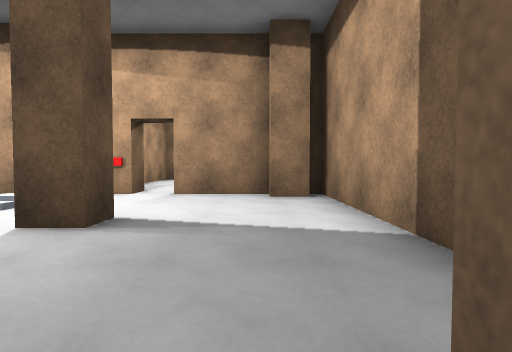
view 1 (above)

17 first-person views from a walk through a 3-D level made in the Godot game engine. The camera is 1.2 m above the floor, tilts 2° down and sees 80° across. The floor is counted in squares, 2 m on a side. Each view is taken from the middle of a square. On the plan, view 1 faces up. The plan holds only what a view shows up to about 9 squares ahead; the rest is blank. The place goes on beyond the plan. Characters and animated objects are left out. Surface patterns are stand-ins for the level's own textures.

view 2
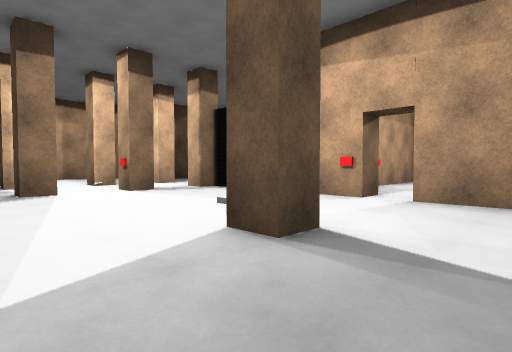

view 3
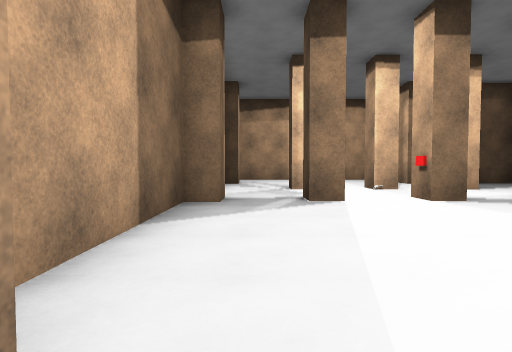

view 4
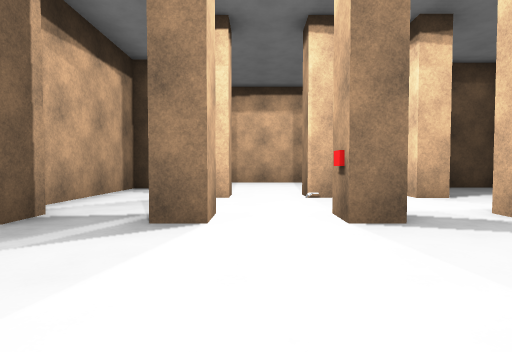

view 5
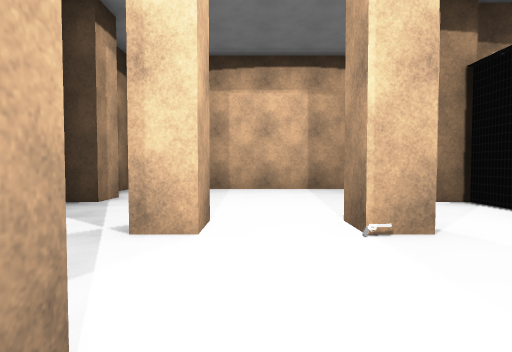

view 6
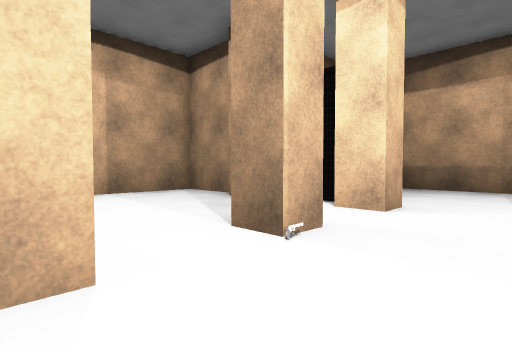

view 7
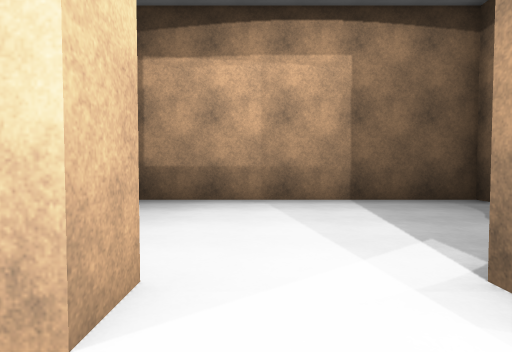

view 8
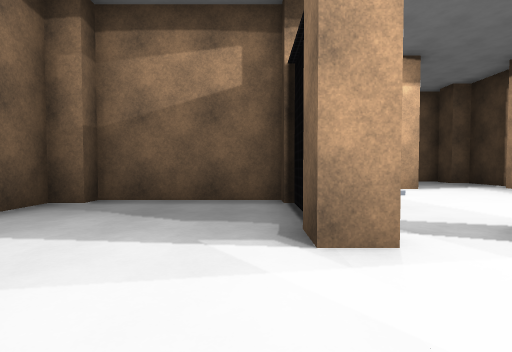

view 9
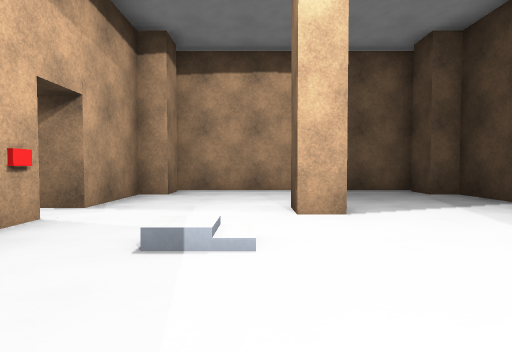

view 10
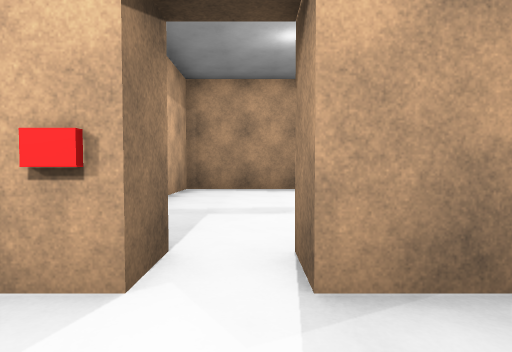

view 11
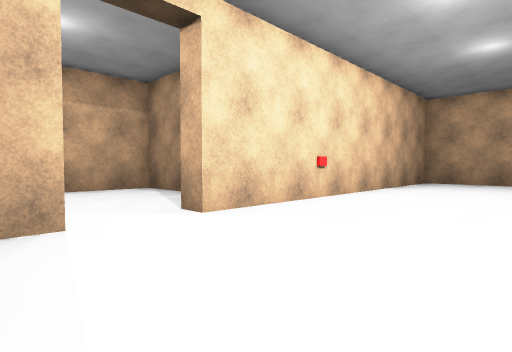

view 12
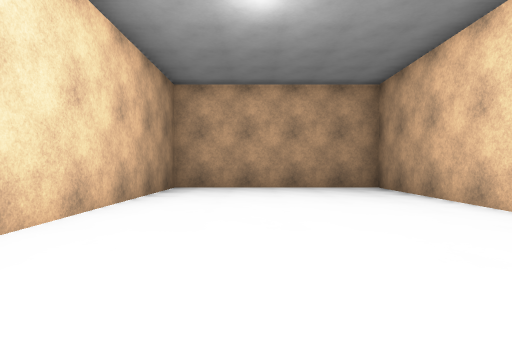

view 13
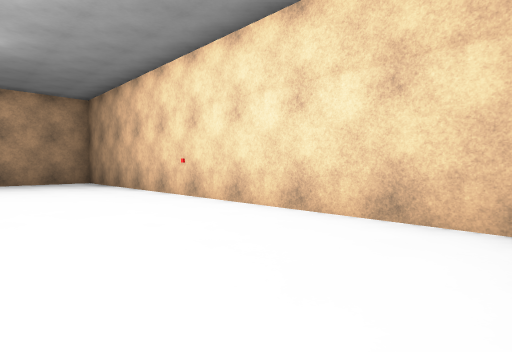

view 14
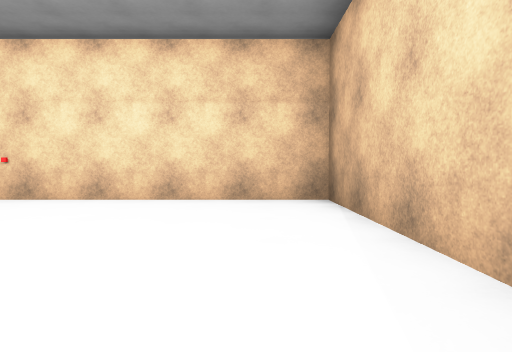

view 15
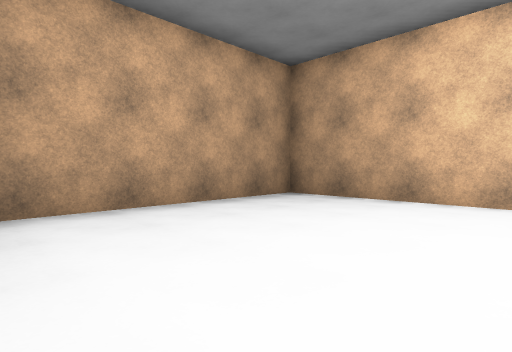

view 16
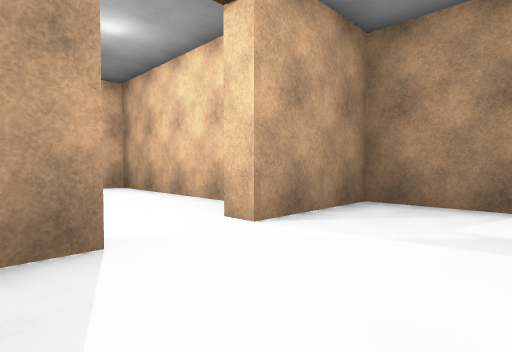

view 17
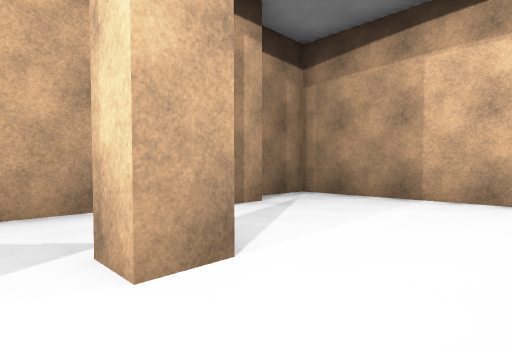

### Floor plan
Ten units are one square. View 1 is at (0, 0); x grows to the right and y downward. Boxes are objects, and circles mark ways between rooms. Rooms are numbered by the first view taken in them; rooms with no view inside come last. Other rooms are left out.
<svg viewBox="-152 -207 220 214">
<path fill="none" stroke="#000" d="M-79 -25 -71 -25 -71 -19 -79 -19M-71 -60 -78 -60 -78 -66 -71 -66 -71 -60M-96 -46 -96 -40 -104 -40M-96 -66 -96 -60 -104 -60M-78 -4 -71 -4 -71 2 -34 2M-104 -25 -96 -25 -96 -19 -104 -19M-47 -74 -47 -97 -52 -97 -52 -103 -111 -103M-23 -35 -16 -35 -16 -29 -23 -29 -23 -35M-28 -4 -19 -4M-120 -66 -120 -60 -128 -60M-128 -4 -120 -4 -120 2 -85 2M-13 2 3 2 3 -4 11 -4M-122 -95 -122 -81M-147 -64 -147 2 -133 2M11 -60 3 -60 3 -64 -17 -64M14 -1 14 -65M3 -97 8 -97 8 -92M20 -87 63 -87 63 -202 8 -202 8 -112M-9 -127 -38 -127 -38 -108M8 -112 3 -112 3 -119M-17 -64 -17 -71 3 -71 3 -97"/>
<rect x="-145" y="-75" width="20" height="10" fill="#bbb"><title>box</title></rect>
<rect x="-115" y="-65" width="10" height="10" fill="#bbb"><title>box</title></rect>
<rect x="-75" y="-45" width="10" height="10" fill="#bbb"><title>other object</title></rect>
<rect x="-45" y="-75" width="20" height="20" fill="#bbb"><title>box</title></rect>
<circle cx="-25" cy="-75" r="3" fill="#2a7"/>
<circle cx="10" cy="-105" r="3" fill="#2a7"/>
<text x="-70" y="-40">1</text>
<text x="40" y="-150">2</text>
<text x="-20" y="-100">3</text>
</svg>
Room 1 opens to room 3. Room 2 opens to room 3.

Where each view was taken, in squares from view 1:
view 1: 0 up, 0 right, facing up
view 2: 1 up, 0 right, facing up-left
view 3: 1 up, 2 left, facing left
view 4: 3 up, 4 left, facing left
view 5: 3 up, 7 left, facing left
view 6: 2 up, 8 left, facing up-left
view 7: 5 up, 9 left, facing up
view 8: 7 up, 10 left, facing right
view 9: 4 up, 6 left, facing right
view 10: 5 up, 2 left, facing up
view 11: 9 up, 4 right, facing up-left
view 12: 12 up, 3 right, facing up
view 13: 9 up, 3 right, facing up-right
view 14: 10 up, 1 right, facing right
view 15: 16 up, 1 right, facing up-right
view 16: 12 up, 2 left, facing down-right
view 17: 4 up, 9 left, facing down-left
